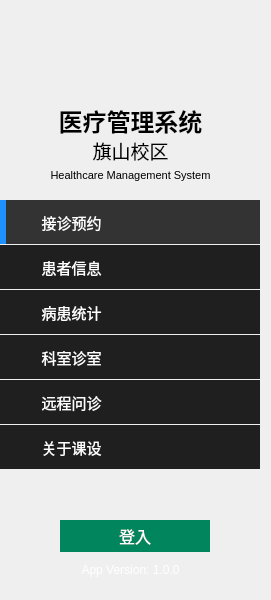
   <widget class="QWidget" name="leftWidget" native="true">
    <property name="geometry">
     <rect>
      <x>0</x>
      <y>0</y>
      <width>271</width>
      <height>600</height>
     </rect>
    </property>
    <property name="styleSheet">
     <string notr="true">#leftWidget
{
	width:260px;
	background:#1F1F1F;
}</string>
    </property>
    <widget class="QLabel" name="label_2">
     <property name="geometry">
      <rect>
       <x>0</x>
       <y>90</y>
       <width>261</width>
       <height>61</height>
      </rect>
     </property>
     <property name="font">
      <font>
       <family>Segoe UI</family>
       <pointsize>13</pointsize>
       <italic>false</italic>
       <bold>false</bold>
      </font>
     </property>
     <property name="styleSheet">
      <string notr="true">font:  &quot;华文中宋&quot;;</string>
     </property>
     <property name="text">
      <string>&lt;html&gt;&lt;head/&gt;&lt;body&gt;&lt;p align=&quot;center&quot;&gt;&lt;span style=&quot; font-size:18pt; font-weight:700;&quot;&gt;医疗管理系统&lt;/span&gt;&lt;/p&gt;&lt;/body&gt;&lt;/html&gt;</string>
     </property>
    </widget>
    <widget class="QLabel" name="label_3">
     <property name="geometry">
      <rect>
       <x>0</x>
       <y>160</y>
       <width>261</width>
       <height>31</height>
      </rect>
     </property>
     <property name="font">
      <font>
       <pointsize>9</pointsize>
      </font>
     </property>
     <property name="text">
      <string>&lt;html&gt;&lt;head/&gt;&lt;body&gt;&lt;p align=&quot;center&quot;&gt;&lt;span style=&quot; font-size:8pt;&quot;&gt;Healthcare Management System&lt;/span&gt;&lt;/p&gt;&lt;/body&gt;&lt;/html&gt;</string>
     </property>
    </widget>
    <widget class="QPushButton" name="searchButton">
     <property name="geometry">
      <rect>
       <x>0</x>
       <y>200</y>
       <width>260</width>
       <height>44</height>
      </rect>
     </property>
     <property name="font">
      <font>
       <family>华文中宋</family>
       <pointsize>11</pointsize>
       <italic>false</italic>
       <bold>false</bold>
      </font>
     </property>
     <property name="styleSheet">
      <string notr="true">#searchButton
{
	text-align:left;
	padding-left:20px;
	border:none;
	border-left:6px solid dodgerblue;
	color:white;	
	background:#333333;
	font: 11pt &quot;华文中宋&quot;;

	}
</string>
     </property>
     <property name="text">
      <string>    接诊预约</string>
     </property>
     <property name="icon">
      <iconset resource="resources.qrc">
       <normaloff>:/Images/icons8_Find_User_Male_50px.png</normaloff>:/Images/icons8_Find_User_Male_50px.png</iconset>
     </property>
     <property name="iconSize">
      <size>
       <width>32</width>
       <height>32</height>
      </size>
     </property>
    </widget>
    <widget class="QPushButton" name="aboutButton">
     <property name="geometry">
      <rect>
       <x>0</x>
       <y>425</y>
       <width>260</width>
       <height>44</height>
      </rect>
     </property>
     <property name="font">
      <font>
       <family>华文中宋</family>
       <pointsize>11</pointsize>
       <italic>false</italic>
       <bold>false</bold>
      </font>
     </property>
     <property name="styleSheet">
      <string notr="true">#aboutButton
{
	text-align:left;
	padding-left:26px;
	border:none;	
	color:white;	
	background:#1F1F1F;
	font: 11pt &quot;华文中宋&quot;;

}
#aboutButton:hover
{
	text-align:left;
	padding-left:26px;	
	border:none;	
	color:white;	
	background:#333333;
}</string>
     </property>
     <property name="text">
      <string>    关于课设</string>
     </property>
     <property name="icon">
      <iconset resource="resources.qrc">
       <normaloff>:/Images/icons8_Money_50px_1.png</normaloff>:/Images/icons8_Money_50px_1.png</iconset>
     </property>
     <property name="iconSize">
      <size>
       <width>32</width>
       <height>32</height>
      </size>
     </property>
    </widget>
    <widget class="QPushButton" name="addEmpButton">
     <property name="geometry">
      <rect>
       <x>0</x>
       <y>245</y>
       <width>260</width>
       <height>44</height>
      </rect>
     </property>
     <property name="font">
      <font>
       <family>华文中宋</family>
       <pointsize>11</pointsize>
       <italic>false</italic>
       <bold>false</bold>
      </font>
     </property>
     <property name="styleSheet">
      <string notr="true">#addEmpButton
{
	text-align:left;
	padding-left:26px;
	border:none;	
	color:white;	
	background:#1F1F1F;
	font: 11pt &quot;华文中宋&quot;;

}
#addEmpButton:hover
{
	text-align:left;
	padding-left:26px;
	border:none;	
	color:white;	
	background:#333333

}

</string>
     </property>
     <property name="text">
      <string>    患者信息</string>
     </property>
     <property name="icon">
      <iconset resource="resources.qrc">
       <normaloff>:/Images/icons8_Add_User_Male_50px.png</normaloff>:/Images/icons8_Add_User_Male_50px.png</iconset>
     </property>
     <property name="iconSize">
      <size>
       <width>32</width>
       <height>32</height>
      </size>
     </property>
    </widget>
    <widget class="QPushButton" name="updateEmpButton">
     <property name="geometry">
      <rect>
       <x>0</x>
       <y>290</y>
       <width>260</width>
       <height>44</height>
      </rect>
     </property>
     <property name="font">
      <font>
       <family>华文中宋</family>
       <pointsize>11</pointsize>
       <italic>false</italic>
       <bold>false</bold>
      </font>
     </property>
     <property name="styleSheet">
      <string notr="true">#updateEmpButton
{
	text-align:left;
	padding-left:26px;
	border:none;	
	color:white;	
	background:#1F1F1F;
	font: 11pt &quot;华文中宋&quot;;

}
#updateEmpButton:hover
{
	text-align:left;
	padding-left:26px;
	border:none;	
	color:white;	
	background:#333333;
}</string>
     </property>
     <property name="text">
      <string>    病患统计</string>
     </property>
     <property name="icon">
      <iconset theme="QIcon::ThemeIcon::FolderOpen"/>
     </property>
     <property name="iconSize">
      <size>
       <width>32</width>
       <height>32</height>
      </size>
     </property>
    </widget>
    <widget class="QPushButton" name="deleteEmpButton">
     <property name="geometry">
      <rect>
       <x>0</x>
       <y>335</y>
       <width>260</width>
       <height>44</height>
      </rect>
     </property>
     <property name="font">
      <font>
       <family>华文中宋</family>
       <pointsize>11</pointsize>
       <italic>false</italic>
       <bold>false</bold>
      </font>
     </property>
     <property name="styleSheet">
      <string notr="true">#deleteEmpButton
{
	text-align:left;
	padding-left:26px;
	border:none;	
	color:white;	
	background:#1F1F1F;
	font: 11pt &quot;华文中宋&quot;;

}
#deleteEmpButton:hover
{
	text-align:left;
	padding-left:26px;
	border:none;	
	color:white;	
	background:#333333;
}</string>
     </property>
     <property name="text">
      <string>    科室诊室</string>
     </property>
     <property name="icon">
      <iconset theme="QIcon::ThemeIcon::AddressBookNew"/>
     </property>
     <property name="iconSize">
      <size>
       <width>32</width>
       <height>32</height>
      </size>
     </property>
    </widget>
    <widget class="QPushButton" name="techButton">
     <property name="geometry">
      <rect>
       <x>0</x>
       <y>380</y>
       <width>260</width>
       <height>44</height>
      </rect>
     </property>
     <property name="font">
      <font>
       <family>华文中宋</family>
       <pointsize>11</pointsize>
       <italic>false</italic>
       <bold>false</bold>
      </font>
     </property>
     <property name="styleSheet">
      <string notr="true">#techButton
{
	text-align:left;
	padding-left:26px;
	border:none;	
	color:white;	
	background:#1F1F1F;
	font: 11pt &quot;华文中宋&quot;;

}
#techButton:hover
{
	text-align:left;
	padding-left:26px;	
	border:none;	
	color:white;	
	background:#333333;
}</string>
     </property>
     <property name="text">
      <string>    远程问诊</string>
     </property>
     <property name="icon">
      <iconset resource="resources.qrc">
       <normaloff>:/Images/icons8_Hand_50px.png</normaloff>:/Images/icons8_Hand_50px.png</iconset>
     </property>
     <property name="iconSize">
      <size>
       <width>32</width>
       <height>32</height>
      </size>
     </property>
    </widget>
    <widget class="QLabel" name="label_9">
     <property name="geometry">
      <rect>
       <x>30</x>
       <y>560</y>
       <width>201</width>
       <height>21</height>
      </rect>
     </property>
     <property name="text">
      <string>&lt;html&gt;&lt;head/&gt;&lt;body&gt;&lt;p align=&quot;center&quot;&gt;&lt;span style=&quot; color:#ffffff;&quot;&gt;App Version: 1.0.0&lt;/span&gt;&lt;/p&gt;&lt;/body&gt;&lt;/html&gt;</string>
     </property>
    </widget>
    <widget class="QLabel" name="label">
     <property name="geometry">
      <rect>
       <x>0</x>
       <y>20</y>
       <width>271</width>
       <height>71</height>
      </rect>
     </property>
     <property name="text">
      <string/>
     </property>
     <property name="pixmap">
      <pixmap resource="resources.qrc">:/Images/Corporate Management.png</pixmap>
     </property>
     <property name="scaledContents">
      <bool>true</bool>
     </property>
    </widget>
    <widget class="QLabel" name="label_11">
     <property name="geometry">
      <rect>
       <x>0</x>
       <y>120</y>
       <width>261</width>
       <height>61</height>
      </rect>
     </property>
     <property name="font">
      <font>
       <family>Segoe UI</family>
       <pointsize>13</pointsize>
       <italic>false</italic>
       <bold>false</bold>
      </font>
     </property>
     <property name="styleSheet">
      <string notr="true">font:  &quot;华文中宋&quot;;</string>
     </property>
     <property name="text">
      <string>&lt;html&gt;&lt;head/&gt;&lt;body&gt;&lt;p align=&quot;center&quot;&gt;&lt;span style=&quot; font-size:14pt;&quot;&gt;旗山校区&lt;/span&gt;&lt;/p&gt;&lt;/body&gt;&lt;/html&gt;</string>
     </property>
    </widget>
    <widget class="QPushButton" name="pushButton_9">
     <property name="geometry">
      <rect>
       <x>60</x>
       <y>520</y>
       <width>150</width>
       <height>32</height>
      </rect>
     </property>
     <property name="font">
      <font>
       <family>华文中宋</family>
       <pointsize>12</pointsize>
       <italic>false</italic>
       <bold>false</bold>
      </font>
     </property>
     <property name="cursor">
      <cursorShape>PointingHandCursor</cursorShape>
     </property>
     <property name="focusPolicy">
      <enum>Qt::FocusPolicy::TabFocus</enum>
     </property>
     <property name="styleSheet">
      <string notr="true">#pushButton_9
{
	background:#00855C;
	border:none;
	color:white;
	font: 12pt &quot;华文中宋&quot;;
}

#pushButton_9:hover
{
	background:#2D2D2D;
	border:2px solid #00855C;
	color:#00855C;
}</string>
     </property>
     <property name="text">
      <string>登入</string>
     </property>
    </widget>
   </widget>
